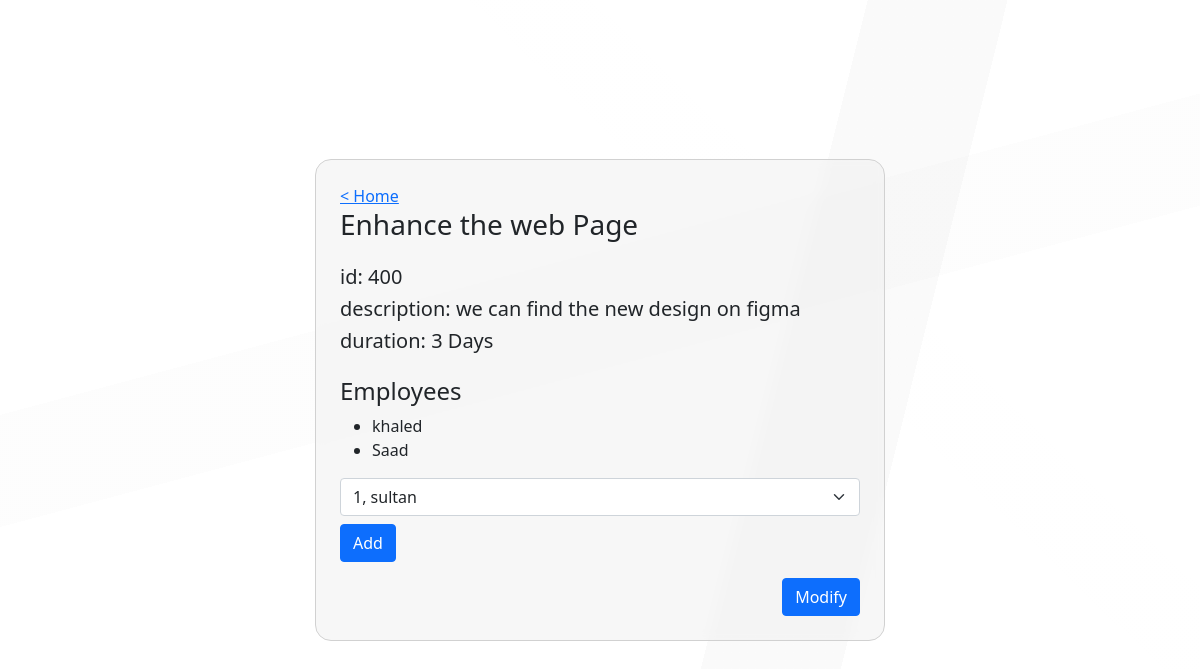
Screenshot of /task/400 with the database file from the repository.
### app1/models.py (models this page shows)
class Task(models.Model):
    id_task=models.CharField(max_length=364)
    n_task=models.CharField(max_length=64)
    dc_task=models.CharField(max_length=364)
    dr_task=models.CharField(max_length=64)

class Employee(models.Model):
    id_employee=models.CharField(max_length=64)
    n_employee=models.CharField(max_length=64)
    task=models.ManyToManyField(Task,blank=True,related_name='employee')
    def __str__(self) :
        return f'{self.id_employee}, {self.n_employee}'

### app1/views.py (the view)
# urls.py: path('task/<int:task_id>',views.tsak_page,name='task'),
def tsak_page(request,task_id):
     print(task_id)
     task1=Task.objects.get(id_task=task_id)
     employees=task1.employee.all()
     non_employee= Employee.objects.exclude(task=task1).all()
     if request.method=='POST':
         task1=Task.objects.get(id_task=task_id)
         print(task1.n_task)
         employee_id=int(request.POST['employee'])
         print(employee_id,'>>>get id')
         employee=Employee.objects.get(id_employee=employee_id)
         print(employee.n_employee,'>>>name')
         employee.task.add(task1)
         return HttpResponseRedirect(reverse('task',args=(task_id,)))
     else:
         return render(request,'app1/task.html',{
          'task':task1,
          'employee':employees,
          'nonEmployee':non_employee
                                        })

### app1/templates/app1/task.html (shortened to what this page needs)
{% extends 'app1/layout.html' %}
{% block content %}
<div class="container   ">
  <div class="row align-items-center regContainer">
    <div class="col-md-6 mx-auto background p-4">
      <a href="{% url 'main' %}">
        < Home
      </a>
      <h3>
        {{task.n_task}}
      </h3>
      <div class=" py-3">
        <h5>
          id: {{task.id_task}}
        </h5>
        <h5>
          description: {{task.dc_task}}
        </h5>
        <h5>
          duration: {{task.dr_task}}
        </h5>
      </div>
      <div>
        <h4>Employees</h4>
        <ul>
          {% for emp in employee%}
          <li>{{emp.n_employee}}</li>
          {%empty%}
          <h1>No Employees</h1>
          {% endfor %}
        </ul>
      </div>
      {% if nonEmployee %}
      <div>
        <form action="{% url 'task' task.id_task %}" method='POST'>
          <select name="employee" id="" class="form-select" >
            {% for emp in nonEmployee %}
            <option value="{{emp.id_employee}}">{{emp}}</option>
            {% endfor %}
          </select>
          <button type="submit" class=" btn btn-primary mt-2">Add</button>
        </form>
      </div>
      {% endif %}
      <div class=" d-flex justify-content-end">
        <a href="{% url 'modify' task.id_task %}" class=" btn btn-primary mt-3" >Modify</a>
      </div>
    </div>
  </div>
</div>
{% endblock %}

### app1/static/app1/style.css (style rules this page uses)
body { background-image: linear-gradient(224deg, transparent 0%, transparent 30%, rgba(249, 249, 249, 0.02) 30%, rgba(249, 249, 249, 0.02) 36%, transparent 36%, transparent 100%), linear-gradient(345deg, transparent 0%, transparent 53%, rgba(140, 140, 140, 0.02) 53%, rgba(140, 140, 140, 0.02) 63%, transparent 63%, transparent 100%), linear-gradient(284deg, transparent 0%, transparent 28%, rgba(1, 1, 1, 0.02) 28%, rgba(1, 1, 1, 0.02) 38%, transparent 38%, transparent 100%), linear-gradient(90deg, rgb(255, 255, 255), rgb(255, 255, 255)); height: 100vh; }
.regContainer { display: flex; justify-content: center; align-items: center; height: 100vh; }
.background { background-color: #eeeeee7c; border-radius: 1rem; border: 1px solid #d1d1d1; backdrop-filter: blur(5px); }

### rows the page displays
Task: n_task "Enhance the web Page", id_task "400", dc_task "we can find the new design on figma", dr_task "3 Days"
Employee: n_employee "khaled"
Employee: n_employee "Saad"

### other values shown
form field employee "1, sultan"
